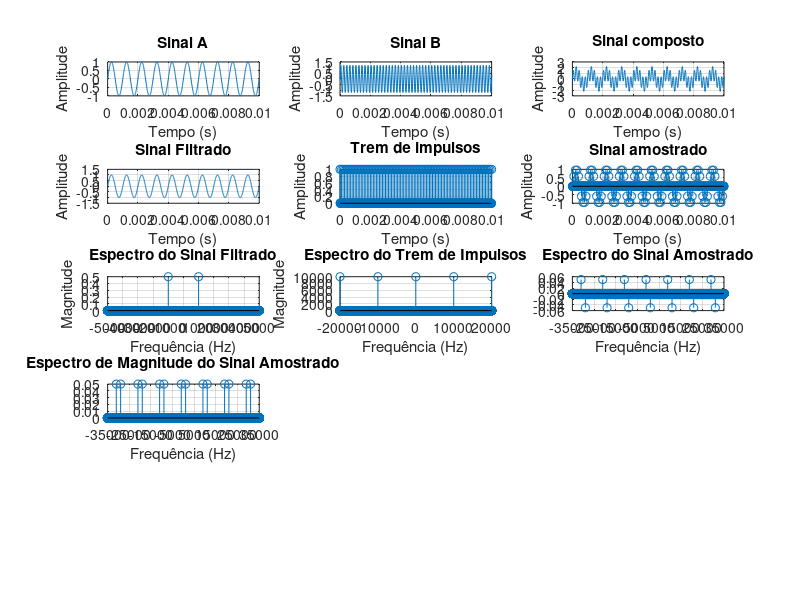

Here is the MATLAB script that generated this plot:
clear;
clc;
close all;

pkg load signal;


% Frequências do sinal analógico de entrada
f1 = 1e3;                   % Senoide desejada (Banda do sinal: 1KHz)
f2 = 5e3;                   % Segunda senoide (Banda do sinal: 5KHz)
% Amplitudes das senoides
A1 = 1.0;
A2 = 1.2;

fAnalog = 1e5;             % Frequência analógica simulada (100 kHz)
Ta = 1/fAnalog;            % Período de amostragem analógico
tempoTotal = 1;            % Tempo total de simulação (1s)
t = 0:Ta:tempoTotal-Ta;    % Vetor de tempo "contínuo"
nPAnalog = length(t);      % Número total de pontos analógicos
fs = 10e3;                 % Frequencia de amostragem(Trem de impulsos)
Ts = 1/fs;                 % Periodo de amostragem(Trem de impulsos)
fNyquist = fs/2;
fCorte = 2e3;
ordemFiltro = 100;
% fs >= 2*f1
nPlots = 5;                % Número total de plots

sinalA = A1*sin(2*pi*f1*t);

figure;
subplot(nPlots,3,1);
plot(t, sinalA);
grid on;
xlabel('Tempo (s)');
ylabel('Amplitude');
title('Sinal A');
xlim([0 0.01]);

sinalB = A2*sin(2*pi*f2*t);

##figure;
subplot(nPlots,3,2);
plot(t, sinalB);
grid on;
xlabel('Tempo (s)');
ylabel('Amplitude');
title('Sinal B');
xlim([0 0.01]);

sinalComposto = sinalA + sinalB;

##figure;
subplot(nPlots,3,3);
plot(t,sinalComposto);
grid on;
xlabel('Tempo (s)');
ylabel('Amplitude');
title('Sinal composto');
xlim([0 0.01]);

filtroIdeal = zeros(1, nPAnalog);

for i = 1:nPAnalog
    fAtual = (i - 1) * (fAnalog / nPAnalog);
    % Permite frequências abaixo do corte ou frequências espelhadas
    if fAtual <= fCorte || fAtual >= (fAnalog - fCorte)
        filtroIdeal(i) = 1;
    else
        filtroIdeal(i) = 0;
    end
end

sinalCompostoFFT = fft(sinalComposto);
sinalFiltradoFFT = sinalCompostoFFT .* filtroIdeal;
sinalFiltrado = real(ifft(sinalFiltradoFFT));

##figure;
subplot(nPlots,3,4);
plot(t,sinalFiltrado);
grid on;
xlabel('Tempo (s)');
ylabel('Amplitude');
title('Sinal Filtrado');
xlim([0 0.01]);

kPasso = round(Ts/Ta);
tremImpulsos = zeros(1, nPAnalog);
tremImpulsos(1:kPasso:end) = 1/Ta;

##figure;
subplot(nPlots,3,5);
stem(t, tremImpulsos*Ta);
grid on;
xlabel('Tempo (s)');
ylabel('Amplitude');
title('Trem de impulsos');
xlim([0 0.01]);

sinalAmostrado = sinalFiltrado .* (tremImpulsos*Ta);

##figure;
subplot(nPlots,3,6);
stem(t, sinalAmostrado);
grid on;
xlabel('Tempo (s)');
ylabel('Amplitude');
title('Sinal amostrado');
xlim([0 0.01]);

f = (-nPAnalog/2 : nPAnalog/2 - 1)*(fAnalog/nPAnalog);

sinalFiltradoFFT = fftshift(fft(sinalFiltrado))/nPAnalog;

##figure;
subplot(nPlots,3,7);
stem(f, abs(sinalFiltradoFFT));
grid on;
xlabel('Frequência (Hz)');
ylabel('Magnitude');
title('Espectro do Sinal Filtrado');
xlim([-5000 5000]);
xticks(-5000 : 1000 : 5000);

tremImpulsosFFT = fftshift(fft(tremImpulsos))/nPAnalog;

##figure;
subplot(nPlots,3,8);
stem(f, abs(tremImpulsosFFT));
grid on;
xlabel('Frequência (Hz)');
ylabel('Magnitude');
title('Espectro do Trem de Impulsos');
xlim([-20000 20000]);
xticks(-200000 : 10000 : 200000);

sinalAmostradoFFT = fftshift(fft(sinalAmostrado))/nPAnalog;

##figure;
subplot(nPlots,3,9);
stem(f, imag(sinalAmostradoFFT));
grid on;
xlabel('Frequência (Hz)');
title('Espectro do Sinal Amostrado');
xlim([-35000 35000]);
xticks(-35000 : 10000 : 35000);

##figure;
subplot(nPlots,3,10);
stem(f, abs(sinalAmostradoFFT));
grid on;
xlabel('Frequência (Hz)');
title('Espectro de Magnitude do Sinal Amostrado');
xlim([-35000 35000]);
xticks(-35000 : 10000 : 35000);
